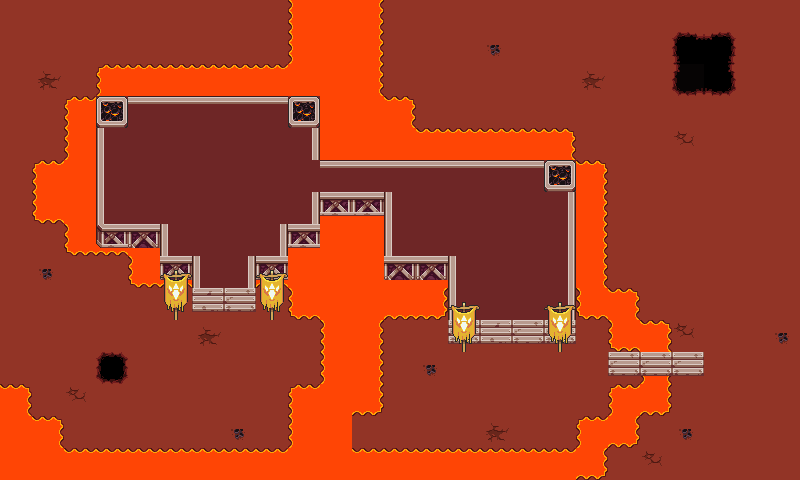

The image is a tile-based game level rendered from a .tmx file. Its description and complete source (layers, tilesets, objects, tile grids) follow:
An orthogonal 25x15 tile map with 32x32 px tiles, 6 tile layers (Ground, Gound object, Stairs, Objects, ...), 1 hidden layer not drawn, 5 tilesets.

<map version="1.5" tiledversion="1.6.0" orientation="orthogonal" renderorder="right-down" width="25" height="15" tilewidth="32" tileheight="32" infinite="0" nextlayerid="14" nextobjectid="2">
 <editorsettings>
  <export format="csv" />
 </editorsettings>
 <tileset firstgid="1" name="collision" tilewidth="32" tileheight="32" tilecount="1" columns="1">
  <image source="../assets/map/collision.png" width="32" height="32" />
 </tileset>
 <tileset firstgid="2" name="LavaRuins_Coal_Spread" tilewidth="30" tileheight="31" tilecount="3" columns="3">
  <image source="../assets/map/LavaRuins_Coal_Spread.png" width="90" height="31" />
 </tileset>
 <tileset firstgid="5" name="LavaRuins_Base_54" tilewidth="32" tileheight="32" tilecount="90" columns="5">
  <image source="../assets/map/LavaRuins_Base_54.png" width="160" height="576" />
 </tileset>
 <tileset firstgid="95" name="LavaRuins_Coal_Crate" tilewidth="32" tileheight="32" tilecount="1" columns="1">
  <image source="../assets/map/LavaRuins_Coal_Crate.png" width="32" height="39" />
 </tileset>
 <tileset firstgid="96" name="bannerGoron" tilewidth="32" tileheight="32" tilecount="2" columns="1">
  <image source="../assets/map/bannerGoron.png" width="32" height="64" />
 </tileset>
 <layer id="1" name="Ground" width="25" height="15">
  <properties>
   <property name="level" type="int" value="0" />
  </properties>
  <data encoding="csv">
5,5,5,5,5,5,5,5,5,49,45,46,5,5,5,5,5,5,5,5,5,5,5,5,5,
5,5,5,5,5,5,5,5,5,49,45,46,5,5,5,5,5,5,5,5,5,5,5,5,5,
5,7,5,57,53,53,53,53,53,45,45,46,5,5,5,5,5,5,7,5,5,5,5,5,5,
5,5,57,10,10,10,10,10,10,10,45,45,54,5,5,5,5,5,5,5,5,5,5,5,5,
5,5,49,10,10,10,10,10,10,10,45,45,45,53,53,53,53,54,5,5,5,6,5,5,5,
5,57,45,10,10,10,10,10,10,10,10,10,10,10,10,10,10,10,54,5,5,5,5,5,5,
5,51,45,10,10,10,10,10,10,10,45,45,10,10,10,10,10,10,46,5,5,5,5,5,5,
5,5,51,47,45,10,10,10,10,45,45,45,10,10,10,10,10,10,46,5,5,5,5,5,5,
5,5,5,5,51,47,10,10,47,45,45,45,45,45,10,10,10,10,46,5,5,5,5,5,5,
5,5,5,5,5,5,5,5,5,51,45,45,47,48,10,10,10,10,51,54,5,5,5,5,5,
5,5,5,5,5,5,7,5,5,5,49,46,5,5,5,5,5,5,5,51,54,6,5,5,5,
5,5,5,5,5,5,5,5,5,5,49,46,5,5,5,5,5,5,5,5,50,5,5,5,5,
54,5,6,5,5,5,5,5,5,57,45,48,5,5,5,5,5,5,5,57,48,5,5,5,5,
45,54,5,5,5,5,5,5,5,49,45,5,5,5,5,7,5,5,57,48,5,5,5,5,5,
45,45,53,53,53,53,53,53,53,45,45,53,53,53,53,53,53,53,48,5,6,5,5,5,5
</data>
 </layer>
 <layer id="13" name="Gound object" width="25" height="15">
  <data encoding="csv">
0,0,0,0,0,0,0,0,0,0,0,0,0,0,0,0,0,0,0,0,0,0,0,0,0,
0,0,0,0,0,0,0,0,0,0,0,0,0,0,0,2,0,0,0,0,0,0,0,0,0,
0,0,0,0,0,0,0,0,0,0,0,0,0,0,0,0,0,0,0,0,0,0,0,0,0,
0,0,0,95,18,18,18,18,18,95,0,0,0,0,0,0,0,0,0,0,0,0,0,0,0,
0,0,0,14,10,10,10,10,10,11,0,0,0,0,0,0,0,0,0,0,0,0,0,0,0,
0,0,0,14,10,10,10,10,10,10,16,16,18,18,18,18,18,95,0,0,0,0,0,0,0,
0,0,0,14,10,10,10,10,10,11,26,26,14,10,10,10,10,11,0,0,0,0,0,0,0,
0,0,0,34,27,14,8,10,9,26,0,0,14,10,10,10,10,11,0,0,0,0,0,0,0,
0,2,0,0,0,27,14,11,26,0,0,0,27,27,14,10,10,11,0,0,0,0,0,0,0,
0,0,0,0,0,0,0,0,0,0,0,0,0,0,14,10,10,11,0,0,0,0,0,0,0,
0,0,0,0,0,0,0,0,0,0,0,0,0,0,0,0,0,0,0,0,0,0,0,0,2,
0,0,0,0,0,0,0,0,0,0,0,0,0,2,0,0,0,0,0,43,43,43,0,0,0,
0,0,0,0,0,0,0,0,0,0,0,0,0,0,0,0,0,0,0,0,0,0,0,0,0,
0,0,0,0,0,0,0,2,0,0,0,0,0,0,0,0,0,0,0,0,0,2,0,0,0,
0,0,0,0,0,0,0,0,0,0,0,0,0,0,0,0,0,0,0,0,0,0,0,0,0
</data>
 </layer>
 <layer id="12" name="Stairs" width="25" height="15">
  <properties>
   <property name="level" type="int" value="-2" />
  </properties>
  <data encoding="csv">
0,0,0,0,0,0,0,0,0,0,0,0,0,0,0,0,0,0,0,0,0,0,0,0,0,
0,0,0,0,0,0,0,0,0,0,0,0,0,0,0,0,0,0,0,0,0,0,0,0,0,
0,0,0,0,0,0,0,0,0,0,0,0,0,0,0,0,0,0,0,0,0,0,0,0,0,
0,0,0,0,0,0,0,0,0,0,0,0,0,0,0,0,0,0,0,0,0,0,0,0,0,
0,0,0,0,0,0,0,0,0,0,0,0,0,0,0,0,0,0,0,0,0,0,0,0,0,
0,0,0,0,0,0,0,0,0,0,0,0,0,0,0,0,0,0,0,0,0,0,0,0,0,
0,0,0,0,0,0,0,0,0,0,0,0,0,0,0,0,0,0,0,0,0,0,0,0,0,
0,0,0,0,0,0,0,0,0,0,0,0,0,0,0,0,0,0,0,0,0,0,0,0,0,
0,0,0,0,0,0,0,0,0,0,0,0,0,0,0,0,0,0,0,0,0,0,0,0,0,
0,0,0,0,0,0,42,43,0,0,0,0,0,0,0,0,0,0,0,0,0,0,0,0,0,
0,0,0,0,0,0,0,0,0,0,0,0,0,0,43,42,43,43,0,0,0,0,0,0,0,
0,0,0,0,0,0,0,0,0,0,0,0,0,0,0,0,0,0,0,0,0,0,0,0,0,
0,0,0,0,0,0,0,0,0,0,0,0,0,0,0,0,0,0,0,0,0,0,0,0,0,
0,0,0,0,0,0,0,0,0,0,0,0,0,0,0,0,0,0,0,0,0,0,0,0,0,
0,0,0,0,0,0,0,0,0,0,0,0,0,0,0,0,0,0,0,0,0,0,0,0,0
</data>
 </layer>
 <layer id="2" name="Objects" width="25" height="15">
  <data encoding="csv">
0,0,0,0,0,0,0,0,0,0,0,0,0,0,0,0,0,0,0,0,0,0,0,0,0,
0,0,0,0,0,0,0,0,0,0,0,0,0,0,0,0,0,0,0,0,0,73,70,0,0,
0,0,0,0,0,0,0,0,0,0,0,0,0,0,0,0,0,0,0,0,0,67,64,0,0,
0,0,0,0,0,0,0,0,0,0,0,0,0,0,0,0,0,0,0,0,0,0,0,0,0,
0,0,0,0,0,0,0,0,0,0,0,0,0,0,0,0,0,0,0,0,0,0,0,0,0,
0,0,0,0,0,0,0,0,0,0,0,0,0,0,0,0,0,0,0,0,0,0,0,0,0,
0,0,0,0,0,0,0,0,0,0,0,0,0,0,0,0,0,0,0,0,0,0,0,0,0,
0,0,0,0,0,0,0,0,0,0,0,0,0,0,0,0,0,0,0,0,0,0,0,0,0,
0,0,0,0,0,0,0,0,0,0,0,0,0,0,0,0,0,0,0,0,0,0,0,0,0,
0,0,0,0,0,97,0,0,97,0,0,0,0,0,0,0,0,0,0,0,0,0,0,0,0,
0,0,0,0,0,0,0,0,0,0,0,0,0,0,97,0,0,97,0,0,0,0,0,0,0,
0,0,0,76,0,0,0,0,0,0,0,0,0,0,0,0,0,0,0,0,0,0,0,0,0,
0,0,0,0,0,0,0,0,0,0,0,0,0,0,0,0,0,0,0,0,0,0,0,0,0,
0,0,0,0,0,0,0,0,0,0,0,0,0,0,0,0,0,0,0,0,0,0,0,0,0,
0,0,0,0,0,0,0,0,0,0,0,0,0,0,0,0,0,0,0,0,0,0,0,0,0
</data>
 </layer>
 <layer id="6" name="Player Layer" width="25" height="15">
  <data encoding="csv">
0,0,0,0,0,0,0,0,0,0,0,0,0,0,0,0,0,0,0,0,0,0,0,0,0,
0,0,0,0,0,0,0,0,0,0,0,0,0,0,0,0,0,0,0,0,0,0,0,0,0,
0,0,0,0,0,0,0,0,0,0,0,0,0,0,0,0,0,0,0,0,0,0,0,0,0,
0,0,0,0,0,0,0,0,0,0,0,0,0,0,0,0,0,0,0,0,0,0,0,0,0,
0,0,0,0,0,0,0,0,0,0,0,0,0,0,0,0,0,0,0,0,0,0,0,0,0,
0,0,0,0,0,0,0,0,0,0,0,0,0,0,0,0,0,0,0,0,0,0,0,0,0,
0,0,0,0,0,0,0,0,0,0,0,0,0,0,0,0,0,0,0,0,0,0,0,0,0,
0,0,0,0,0,0,0,0,0,0,0,0,0,0,0,0,0,0,0,0,0,0,0,0,0,
0,0,0,0,0,96,0,0,96,0,0,0,0,0,0,0,0,0,0,0,0,0,0,0,0,
0,0,0,0,0,0,0,0,0,0,0,0,0,0,96,0,0,96,0,0,0,0,0,0,0,
0,0,0,0,0,0,0,0,0,0,0,0,0,0,0,0,0,0,0,0,0,0,0,0,0,
0,0,0,0,0,0,0,0,0,0,0,0,0,0,0,0,0,0,0,0,0,0,0,0,0,
0,0,0,0,0,0,0,0,0,0,0,0,0,0,0,0,0,0,0,0,0,0,0,0,0,
0,0,0,0,0,0,0,0,0,0,0,0,0,0,0,0,0,0,0,0,0,0,0,0,0,
0,0,0,0,0,0,0,0,0,0,0,0,0,0,0,0,0,0,0,0,0,0,0,0,0
</data>
 </layer>
 <layer id="7" name="collision" width="25" height="15" visible="0">
  <properties>
   <property name="collision" type="int" value="1" />
  </properties>
  <data encoding="csv">
0,0,0,0,0,0,0,0,0,1,1,1,0,0,0,0,0,0,0,0,0,0,0,0,0,
0,0,0,0,0,0,0,0,0,1,1,1,0,0,0,0,0,0,0,0,0,1,1,0,0,
0,0,0,1,1,1,1,1,1,1,1,1,0,0,0,0,0,0,0,0,0,1,1,0,0,
0,0,1,0,0,0,0,0,0,0,1,1,1,0,0,0,0,0,0,0,0,0,0,0,0,
0,0,1,0,0,0,0,0,0,0,1,1,1,1,1,1,1,1,0,0,0,0,0,0,0,
0,1,1,0,0,0,0,0,0,0,0,0,0,0,0,0,0,0,1,0,0,0,0,0,0,
0,1,1,0,0,0,0,0,0,0,1,1,0,0,0,0,0,0,1,0,0,0,0,0,0,
0,0,1,1,1,0,0,0,0,1,1,1,0,0,0,0,0,0,1,0,0,0,0,0,0,
0,0,0,0,1,1,0,0,1,1,1,1,1,1,0,0,0,0,1,0,0,0,0,0,0,
0,0,0,0,0,1,0,0,1,1,1,1,1,1,0,0,0,0,1,1,0,0,0,0,0,
0,0,0,0,0,0,0,0,0,0,1,1,0,0,1,0,0,1,0,1,1,0,0,0,0,
0,0,0,1,0,0,0,0,0,0,1,1,0,0,0,0,0,0,0,0,0,0,0,0,0,
1,0,0,0,0,0,0,0,0,1,1,1,0,0,0,0,0,0,0,1,1,0,0,0,0,
1,1,0,0,0,0,0,0,0,1,1,0,0,0,0,0,0,0,1,1,0,0,0,0,0,
1,1,1,1,1,1,1,1,1,1,1,1,1,1,1,1,1,1,1,1,1,1,1,1,1
</data>
 </layer>
 <layer id="10" name="Spawn" width="25" height="15">
  <properties>
   <property name="Spawn" type="int" value="1" />
  </properties>
  <data encoding="csv">
0,0,0,0,0,0,0,0,0,0,0,0,0,0,0,0,0,0,0,0,0,0,0,0,0,
0,0,0,0,0,0,0,0,0,0,0,0,0,0,0,0,0,0,0,0,0,0,0,0,0,
0,0,0,0,0,0,0,0,0,0,0,0,0,0,0,0,0,0,0,0,0,0,0,0,0,
0,0,0,0,0,0,0,0,0,0,0,0,0,0,0,0,0,0,0,0,0,0,0,0,0,
0,0,0,0,0,0,0,0,0,0,0,0,0,0,0,0,0,0,0,0,0,0,0,0,0,
0,0,0,0,0,0,0,0,0,0,0,0,0,0,0,0,0,0,0,0,0,0,0,0,0,
0,0,0,0,0,0,0,0,0,0,0,0,0,0,0,0,0,0,0,0,0,0,0,0,0,
0,0,0,0,0,0,0,0,0,0,0,0,0,0,0,0,0,0,0,0,0,0,0,0,0,
0,0,0,0,0,0,0,0,0,0,0,0,0,0,0,0,0,0,0,0,0,0,0,0,0,
0,0,0,0,0,0,0,0,0,0,0,0,0,0,0,0,0,0,0,0,0,0,0,0,0,
0,0,0,0,0,0,0,0,0,0,0,0,0,0,0,0,0,0,0,0,0,0,0,0,0,
0,0,0,0,0,0,0,0,0,0,0,0,0,0,0,0,0,0,0,0,0,0,0,0,0,
0,0,0,0,0,0,0,0,0,0,0,0,0,0,0,0,0,0,0,0,0,0,0,0,0,
0,0,0,0,0,0,0,0,0,0,0,0,0,0,0,0,0,0,0,0,0,0,0,0,0,
0,0,0,0,0,0,0,0,0,0,0,0,0,0,0,0,0,0,0,0,0,0,0,0,0
</data>
 </layer>
</map>
